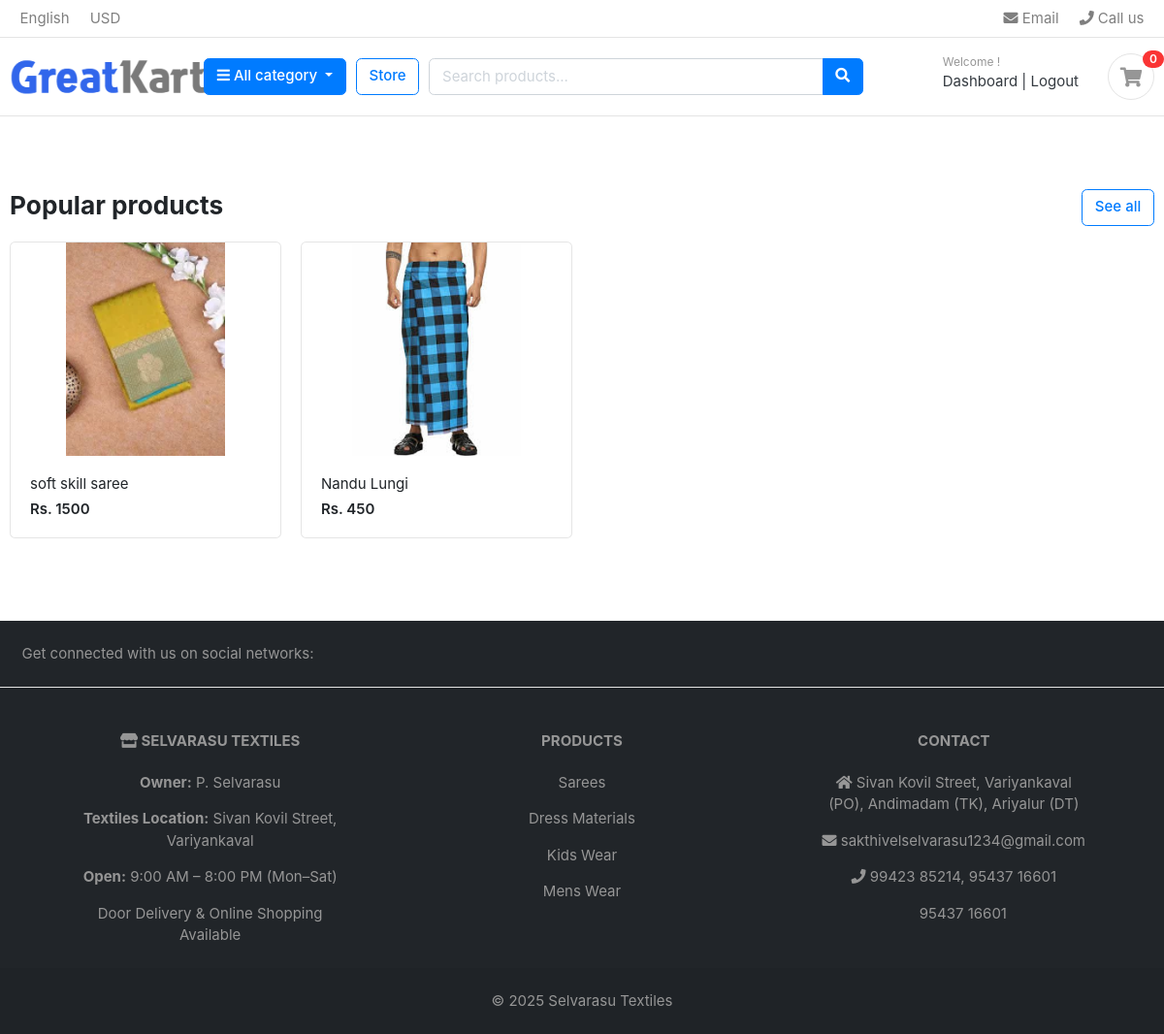
/, run on an earlier commit of the app's database.
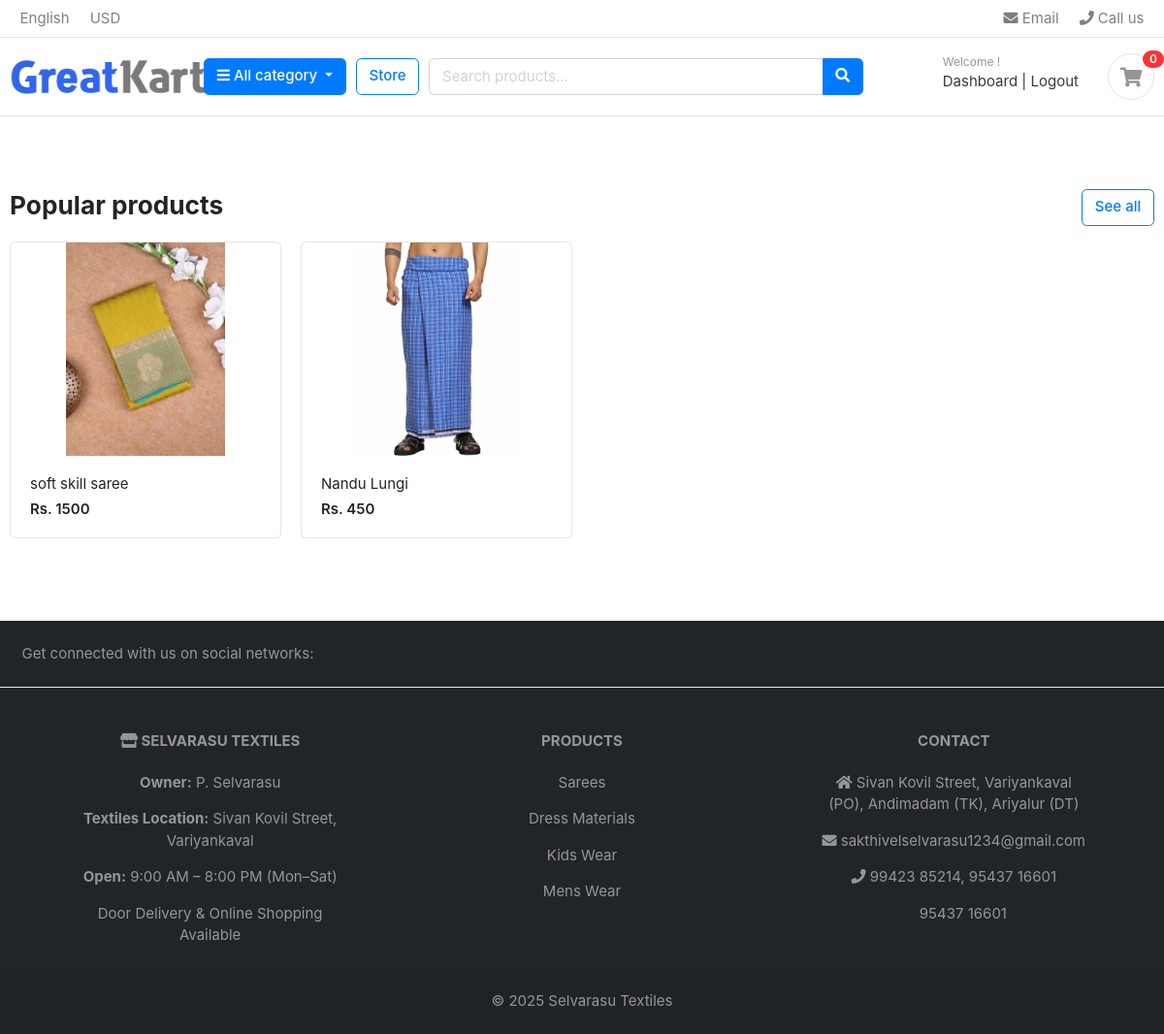
And on a later commit of the database.
### store/models.py (models this page shows, shortened)
class Product(models.Model):
    product_name = models.CharField(max_length=200, unique=True)
    slug = models.SlugField(max_length=200, unique=True)
    description = models.TextField(max_length=500, blank=True)
    price = models.IntegerField()
    images = models.ImageField(upload_to='photos/products')
    stock = models.IntegerField()
    is_available = models.BooleanField(default=True)
    category = models.ForeignKey(Category, on_delete=models.CASCADE)
    created_date = models.DateTimeField(auto_now_add=True)
    modified_date = models.DateTimeField(auto_now=True)
    def get_url(self):
        return reverse('product_detail', args=[self.category.slug, self.slug])

### selvarsu/views.py (the view)
# urls.py: path('', views.home, name='home'),
def home(request):
    products = Product.objects.all().filter(is_available=True)
    context = {
        'products': products,
    }
    return render(request, 'home.html', context)

### Category/context_processors.py (called while the page is built)
def menu_links(request):
    links = Category.objects.all()
    return dict(links=links)

### Category/models.py (called while the page is built)
    def get_url(self):
        return reverse('products_by_category',args=[self.slug])

### carts/context_processors.py (called while the page is built)
def counter(request):
    item_count = 0
    if 'admin' in request.path:
        return {}
    else:
        try:
            if request.user.is_authenticated:
                cart_items = CartItem.objects.filter(user=request.user, is_active=True)
            else:
                cart = Cart.objects.get(cart_id=_cart_id(request))
                cart_items = CartItem.objects.filter(cart=cart, is_active=True)
            for cart_item in cart_items:
                item_count += cart_item.quantity
        except Cart.DoesNotExist:
            item_count = 0
    return dict(item_count=item_count)

### carts/views.py (called while the page is built)
def _cart_id(request):
    cart = request.session.session_key
    if not cart:
        cart = request.session.create()
    return cart

### templates/home.html (shortened to what this page needs)
{% extends 'base.html' %}
{% load static %}
{% block content %}
<section class="section-intro padding-y-sm">
</section>
<section class="section-name padding-y-sm">
<div class="container">
<header class="section-heading">
	<a href="{% url 'store' %}" class="btn btn-outline-primary float-right">See all</a>
	<h3 class="section-title">Popular products</h3>
</header>
<div class="row">
	{% for product in products %}
	<div class="col-md-3">
		<div class="card card-product-grid">
			<a href="{{ product.get_url }}" class="img-wrap"> <img src="{{ product.images.url }}"> </a>
			<figcaption class="info-wrap">
				<a href="{{ product.get_url }}" class="title">{{ product.product_name }}</a>
				<div class="price mt-1">Rs. {{ product.price }}</div>
			</figcaption>
		</div>
	</div>
	{% endfor %}
</div>
</div>
</section>
</body>
</html>
{% endblock %}

What changed in the data, as far as the page shows it:
changed Product "Nandu Lungi": images: a different picture
